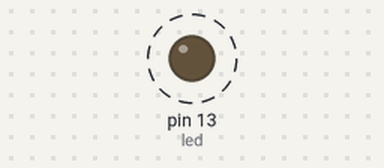
Bench run of a sketch on a simulated Arduino Uno, built with avr-gcc and run on an emulated ATmega328P. Shown: output pins drawn as LEDs (lit = HIGH). Dashed ring = blinking.

Above: at 0.5 s.
Timing chart, 0 to 4.6 s (numbered marks = the images above):
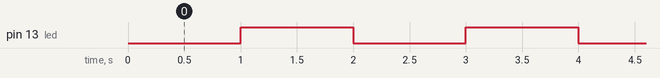

The sketch:

exercicio_interrupcao02.ino
```cpp
#include <MsTimer2.h>
#include <avr/power.h>

const int led = 13;
volatile boolean valor = HIGH;

void pisca() {
  digitalWrite(led, valor);
  valor = !valor;
}

void setup() {
  power_timer2_disable();
  pinMode(led, OUTPUT);
  MsTimer2::set(1000, pisca);
  MsTimer2::start();
}

void loop() {}
```

Measured:
- by itself, pin 13 (led): alternates HIGH for 1.0 s and LOW for 1.0 s
